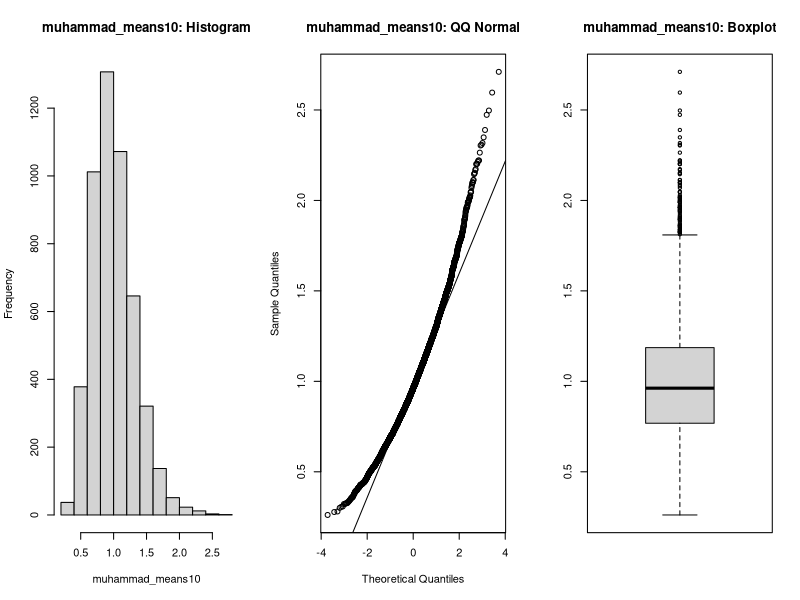
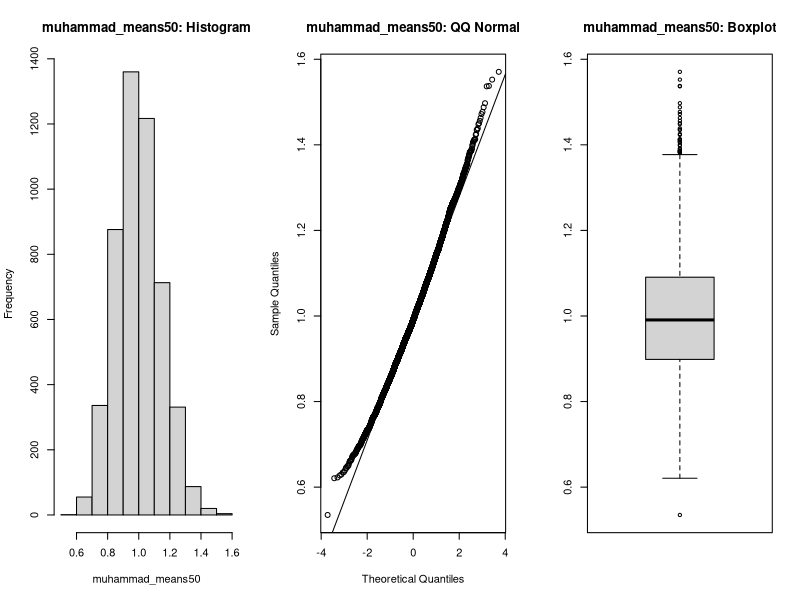

Generate these figures, in order, with R:
# Tahir Muhammad
# Unviversity of Toronto | Applied Statistics
# Assignment 1 Solutions - Code

# Question 1)
muhammad_means10 <- c(rep(NA,5000))
muhammad_means10
for (i in 1:5000){
  muhammad_means10[i] <-mean(rgamma(10,1,1))
}
par(mfrow=c(1,3))
hist(muhammad_means10, main="muhammad_means10: Histogram")
qqnorm(muhammad_means10, main="muhammad_means10: QQ Normal")
qqline(muhammad_means10)
boxplot(muhammad_means10, main="muhammad_means10: Boxplot")

mean(muhammad_means10)
sd(muhammad_means10)

# Question 2) 
muhammad_means50 <- c(rep(NA,5000))
for (i in 1:5000){
  muhammad_means50[i] <-mean(rgamma(50,1,1))
}
par(mfrow=c(1,3))
hist(muhammad_means50, main="muhammad_means50: Histogram")
qqnorm(muhammad_means50, main="muhammad_means50: QQ Normal")
qqline(muhammad_means50)
boxplot(muhammad_means50, main="muhammad_means50: Boxplot")

mean(muhammad_means50)
sd(muhammad_means50)

# Question 3)
# Discussed in PDF. 
